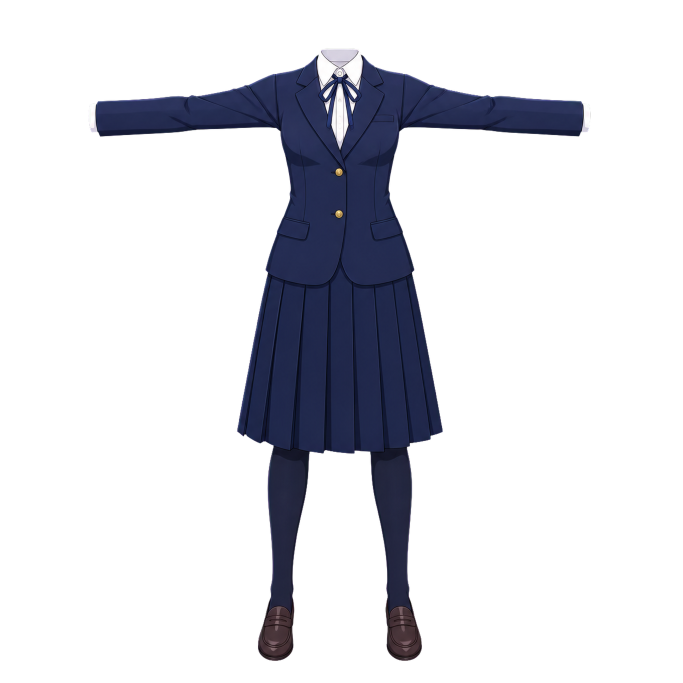
#> input picture assets/parts/outfits/academy-blazer/source/source.png, 2048 x 2048 px (shown at 1/3 size)
$ python render-final-preview.py
#> lines starting #> are read from the running program, lines starting #| are printed output that depends on the picture; after the words box and inside, x2 and y2 are one past the last pixel; in counts of white or black regions, pixels touching at a corner belong together
"""Render a mixed-parts character for a fast visual integration check."""

from pathlib import Path
from PIL import Image, ImageChops, ImageColor, ImageDraw, ImageOps


ROOT = Path(__file__).resolve().parents[1]
CANVAS = 2048


def open_rgba(relative: str) -> Image.Image:
    return Image.open(ROOT / relative).convert("RGBA")
#> returned value is the input picture: PIL image 2048x2048 RGBA; mean R, G, B, A 7.5, 8.5, 14.2, 45.4
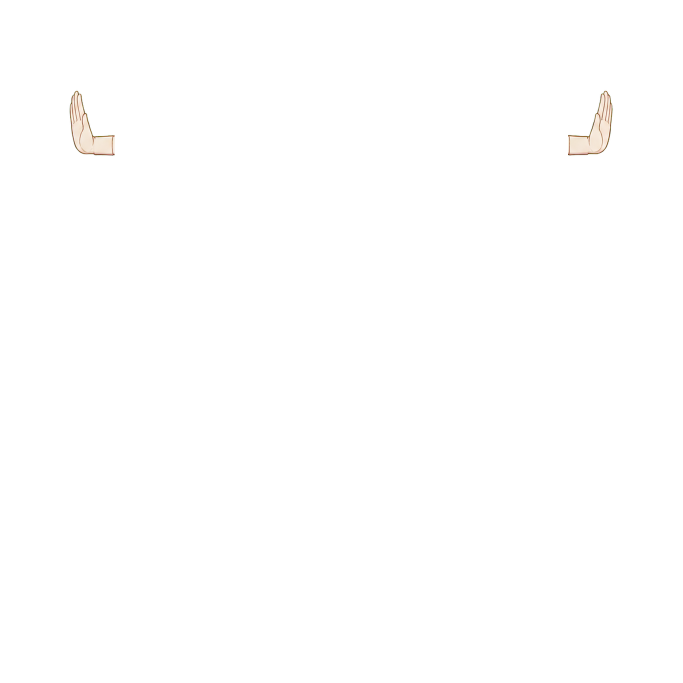
#> input picture assets/anatomy/retro-90s/androgynous/hands/hands-registered.png, 2048 x 2048 px, found by its file name (shown at 1/3 size)
#> in open_rgba, returned value is the input picture: PIL image 2048x2048 RGBA; mean R, G, B, A 1.4, 1.3, 1.1, 1.5
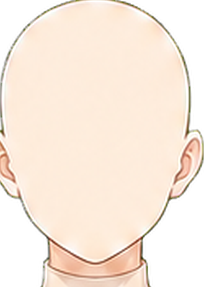
#> input picture assets/parts/face-base/idol-balanced/androgynous.png, 204 x 287 px
#> in open_rgba, returned value is the input picture: PIL image 204x287 RGBA; mean R, G, B, A 189.5, 175, 161.6, 193.7


# [17 lines left out: functions tint_hair, scale_hair_canvas, not called in this run]


def composite_paths(target: Image.Image, paths: list[str], color: str) -> None:
    for path in paths:
        with open_rgba(path) as source:
            tinted = tint_hair(source, color)
            fitted = scale_hair_canvas(tinted)
            target.alpha_composite(fitted)
            fitted.close()
            tinted.close()


# [8 lines left out: function apply_eye_color, not called in this run]


def fit_head(layer: Image.Image) -> Image.Image:
    return layer.resize((round(CANVAS * 0.1388), round(CANVAS * 0.1625)), Image.Resampling.LANCZOS)


# [6 lines left out: function scale_from_anchor, not called in this run]


def clip_face_neck(face: Image.Image) -> None:
    width, height = face.size
#> width = 204; height = 287
    points = [(0, 0), (width, 0), (width, height * .82), (width * .65, height * .82),
              (width * .62, height), (width * .38, height), (width * .35, height * .82), (0, height * .82)]
    shape = Image.new("L", face.size)
#> shape: PIL image 204x287 L; every value is 0
    ImageDraw.Draw(shape).polygon(points, fill=255)
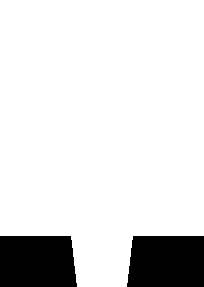
#> shape: PIL image 204x287 L; 87.1% white; 2 black regions, box (x1, y1, x2, y2) and area: (0, 236, 77, 287) 3775, (127, 236, 204, 287) 3775
    face.putalpha(ImageChops.multiply(face.getchannel("A"), shape))
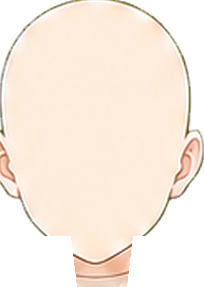
#> face: PIL image 204x287 RGBA; mean R, G, B, A 189.5, 175, 161.6, 184; transparent parts drawn white
    shape.close()


# [31 lines left out: functions add_anime_face_overlays, clip_half, not called in this run]


def main() -> None:
    outfit = open_rgba("assets/parts/outfits/academy-blazer/source/source.png")
    hands = open_rgba("assets/anatomy/idol-balanced/androgynous/hands/hands-registered.png")
    face = open_rgba("assets/parts/face-base/idol-balanced/androgynous.png")
    clip_face_neck(face)
    eyes = open_rgba("assets/parts/eyes/classic-blue/source/source.png")
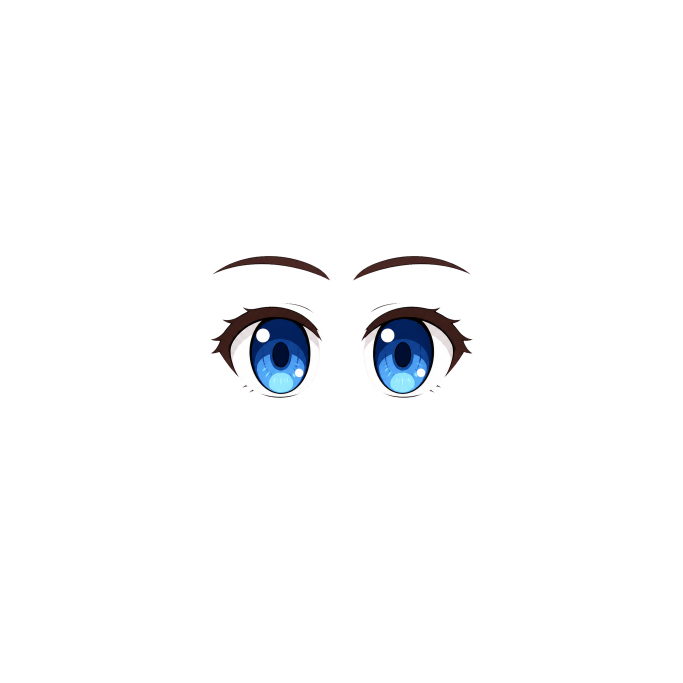
#> input picture assets/parts/eyes/classic-blue/source/source.png, 2048 x 2048 px (shown at 1/3 size)
#> in open_rgba, returned value is the input picture: PIL image 2048x2048 RGBA; mean R, G, B, A 3.3, 3.7, 4.5, 8.7
    mouth = open_rgba("assets/parts/mouth/gentle-smile/source/source.png")

    back_head = Image.new("RGBA", (CANVAS, CANVAS))
#> back_head: PIL image 2048x2048 RGBA; every value is 0
    front_head = Image.new("RGBA", (CANVAS, CANVAS))
    back_paths = [
        *(f"assets/parts/hair/long-straight/back-hair/back-{part}.png" for part in ("left", "center", "right")),
        *(f"assets/parts/hair/long-straight/nape/nape-{part}.png" for part in ("left", "right")),
    ]
    front_paths = [
        *(f"assets/parts/hair/long-straight/side-locks/side-lock-{part}.png" for part in ("left", "right")),
        *(f"assets/parts/hair/long-straight/front-hair/front-{part}.png" for part in ("left", "center", "right")),
        "assets/parts/hair/long-straight/other/crown.png",
    ]
    composite_paths(back_head, back_paths, "#29262d")
    with open_rgba("assets/parts/hair/long-straight/source/source.png") as scalp:
        scalp_alpha = scalp.getchannel("A")
        scalp_alpha.paste(0, (0, round(CANVAS * .58), CANVAS, CANVAS))
        scalp.putalpha(scalp_alpha)
        tinted_scalp = tint_hair(scalp, "#29262d")
        fitted_scalp = scale_hair_canvas(tinted_scalp)
        front_head.alpha_composite(fitted_scalp)
        fitted_scalp.close()
        tinted_scalp.close()
        scalp_alpha.close()

    front_head.alpha_composite(eyes)
    apply_eye_color(front_head, "classic-blue", "sclera", "#fff7fa", 0.8)
    apply_eye_color(front_head, "classic-blue", "iris", "#43c984", 0.72)
    apply_eye_color(front_head, "classic-blue", "pupil", "#321454", 0.82)
    front_head.alpha_composite(mouth)

    # Add anime facial features (eyebrows, nose, blush)
    add_anime_face_overlays(front_head)

    composite_paths(front_head, front_paths, "#29262d")

    back_head_fitted = fit_head(back_head)
    front_head_fitted = fit_head(front_head)
    head_offset = (round(CANVAS * 0.4306), round(CANVAS * 0.0118))
    face_offset = (922, 41)
    head_anchor = (1024, 328)
    back_head_scaled, back_offset = scale_from_anchor(back_head_fitted, head_offset, head_anchor, 1.08, 1.05)
    front_head_scaled, front_offset = scale_from_anchor(front_head_fitted, head_offset, head_anchor, 1.08, 1.05)
    face_scaled, scaled_face_offset = scale_from_anchor(face, face_offset, head_anchor, 1.08, 1.05)

    left_hand = clip_half(hands, "left")
    right_hand = clip_half(hands, "right")
    # Natural hand placement near sleeve cuffs
    left_hand_scaled, left_hand_offset = scale_from_anchor(left_hand, (0, 0), (344, 440), .84, 0.95)
    right_hand_scaled, right_hand_offset = scale_from_anchor(right_hand, (0, 0), (1704, 440), .84, 0.95)

    composed = Image.new("RGBA", (CANVAS, CANVAS))
    composed.alpha_composite(back_head_scaled, back_offset)
    composed.alpha_composite(left_hand_scaled, left_hand_offset)
    composed.alpha_composite(right_hand_scaled, right_hand_offset)
    composed.alpha_composite(outfit)
    composed.alpha_composite(face_scaled, scaled_face_offset)
    composed.alpha_composite(front_head_scaled, front_offset)

    background = Image.new("RGBA", (CANVAS, CANVAS), "#f5f0eb")
    background.alpha_composite(composed)
    output = ROOT / "final-product-preview.png"
    background.convert("RGB").save(output, quality=95)

    for image in (outfit, hands, left_hand, right_hand, left_hand_scaled, right_hand_scaled, face, eyes, mouth, back_head, front_head, back_head_fitted, front_head_fitted, back_head_scaled, front_head_scaled, face_scaled, composed, background):
        image.close()
    print(output)


if __name__ == "__main__":
#> (the run stopped early here; a loop or call above may not have finished)
